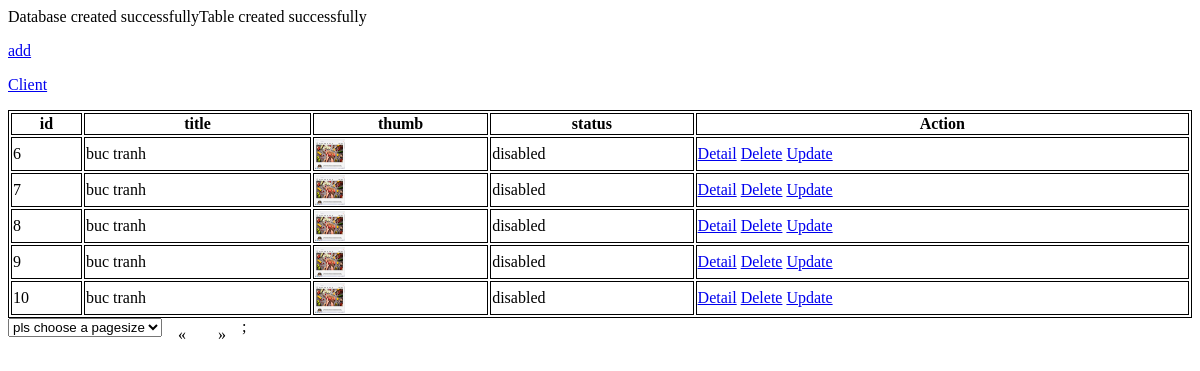
/Index.php?act=paginate&pagenum=2, run on the app's committed database.
### tables this page shows
CREATE TABLE `img` (
  `id` int(6) UNSIGNED NOT NULL,
  `title` varchar(100) DEFAULT NULL,
  `thumb` varchar(200) DEFAULT NULL,
  `status` bit(1) DEFAULT NULL,
  `description` varchar(200) DEFAULT NULL
);

### Admin/View/list.php (the view, shortened to what this page needs)
<!DOCTYPE html>
<html>
<head>
</head>
<body>
    <p><a href="Admin/View/insert.php"> add</a></p>
    <p><a href="Index.php?key=c">Client</a></p>
    <?php
        if($result->num_rows > 0){
            echo "<table class='table table-bordered table-striped'>";
                echo "<thead>";
                    echo "<tr>";
                        echo "<th>id</th>";
                        echo "<th>title</th>";
                        echo "<th>thumb</th>";
                        echo "<th>status</th>";
                        echo "<th>Action</th>";
                    echo "</tr>";
                echo "</thead>";
                echo "<tbody>";
            	while($row = $result->fetch_assoc()) {
                    echo "<tr>";
                        echo "<td>" . $row['id'] . "</td>";
                        echo "<td>" . $row['title'] . "</td>";
                        echo "<td> <img style ='width:30px;height:30px' src='". $row['thumb']."'/></td>";
                        if ($row['status'] ==1 ){
                       		echo "<td> Enabled </td>";
                        }else{
                       		echo "<td> disabled </td>";
                        }
                        echo "<td>";
                        echo "<a href='Index.php?act=detail&id=".$row['id']."'>Detail</a>
                            <a href='Index.php?act=delete&id=".$row['id']."'>Delete</a>
                            <a href='Index.php?act=update&id=".$row['id']."'>Update</a>";
                        echo "</td>";
                	echo "</tr>";
                }
                echo "</tbody>";
                echo "</table>";
            if($_SESSION["take"] != null){
                echo "<select onchange='location = this.value;'>";
                echo "  <option value='-1'>";
                echo "      pls choose a pagesize   ";
                echo "  </option>";
                echo "  <option value='Index.php?act=setLimit&take=5'>";
                echo "      5   ";
                echo "  </option>";
                echo "  <option value='Index.php?act=setLimit&take=10'>";
                echo "      10";
                echo "  </option>";
                echo "  <option value='Index.php?act=setLimit&take=50'>";
                echo "      50";
                echo "  </option>";
                echo "  <option value='Index.php?act=setLimit&take=".(int)$_SESSION["rowcount"]."'>";
                echo "      all";
                echo "  </option>";
                echo "</select>";
            }else{
                echo "<select onchange='location = this.value;'>";
                echo "  <option value='-1'>";
                echo "      pls choose a pagesize   ";
                echo "  </option>";
                echo "</select>";
            }
            echo "<div class='pagination'>";
            echo "<a href='Index.php?act=paginate&pagenum=1'>&laquo;</a>";
            echo "<a href='Index.php?act=paginate&pagenum=".ceil((int)$_SESSION["rowcount"]/$take)."'>&raquo;</a>;";
            echo "</div>";
        } else{
            echo "<p class='lead'><em>No records were found.</em></p>";
        }
    ?>
</body>
</html>

### Admin/View/list.php (style rules this page uses)
table, th, td { border: 1px solid black; }
table { width: 100%; }
.pagination { display: inline-block; }
.pagination a { color: black; float: left; padding: 8px 16px; text-decoration: none; }

### data on the page
img: id "6", title "buc tranh", thumb (picture), status "disabled"
img: id "7", title "buc tranh", thumb (picture), status "disabled"
img: id "8", title "buc tranh", thumb (picture), status "disabled"
img: id "9", title "buc tranh", thumb (picture), status "disabled"
img: id "10", title "buc tranh", thumb (picture), status "disabled"
